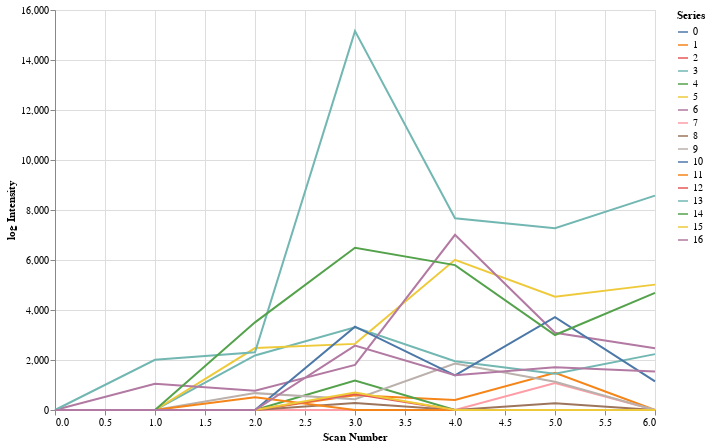

Source (notebook cell):
### Code cell
def get_xic_df(dense):
    xic = dense[0].sum(axis=(1,2))
    df = pd.DataFrame(xic)
    
    df_long = df.reset_index().melt(
        id_vars='index',
        var_name='Scan',
        value_name='Intensity'
    )
    
    df_long = df_long.rename(columns={'index': 'Series'})
    #df_long['Intensity'] = np.sqrt(df_long.Intensity)
    return df_long

# Create the DataFrame
df_xic = get_xic_df(dense)

# Create chart with explicit line grouping
chart = alt.Chart(df_xic).mark_line().encode(
    x=alt.X('Scan:Q', title='Scan Number'),
    y=alt.Y('Intensity:Q', title='log Intensity'),
    color='Series:N',
    detail='Series:N' 
).properties(
    width=600,
    height=400
)
chart

### Figure 1 — Vega-Lite specification as saved in the notebook (floating-point values rounded to 4 significant figures)
{"config": {"view": {"continuousWidth": 400, "continuousHeight": 300}}, "data": {"name": "data-4f0e127606dc7072bb8f41f51e164b9f"}, "mark": "line", "encoding": {"color": {"field": "Series", "type": "nominal"}, "detail": {"field": "Series", "type": "nominal"}, "x": {"field": "Scan", "title": "Scan Number", "type": "quantitative"}, "y": {"field": "Intensity", "title": "log Intensity", "type": "quantitative"}}, "height": 400, "width": 600, "$schema": "https://vega.github.io/schema/vega-lite/v4.17.0.json", "datasets": {"data-4f0e127606dc7072bb8f41f51e164b9f": [{"Series": 0, "Scan": 0, "Intensity": 0.0}, {"Series": 1, "Scan": 0, "Intensity": 0.0}, {"Series": 2, "Scan": 0, "Intensity": 0.0}, {"Series": 3, "Scan": 0, "Intensity": 0.0}, {"Series": 4, "Scan": 0, "Intensity": 0.0}, {"Series": 5, "Scan": 0, "Intensity": 0.0}, {"Series": 6, "Scan": 0, "Intensity": 0.0}, {"Series": 7, "Scan": 0, "Intensity": 0.0}, {"Series": 8, "Scan": 0, "Intensity": 0.0}, {"Series": 9, "Scan": 0, "Intensity": 0.0}, {"Series": 10, "Scan": 0, "Intensity": 0.0}, {"Series": 11, "Scan": 0, "Intensity": 0.0}, {"Series": 12, "Scan": 0, "Intensity": 0.0}, {"Series": 13, "Scan": 0, "Intensity": 0.0}, {"Series": 14, "Scan": 0, "Intensity": 0.0}, {"Series": 15, "Scan": 0, "Intensity": 0.0}, {"Series": 16, "Scan": 0, "Intensity": 0.0}, {"Series": 0, "Scan": 1, "Intensity": 0.0}, {"Series": 1, "Scan": 1, "Intensity": 0.0}, {"Series": 2, "Scan": 1, "Intensity": 0.0}, {"Series": 3, "Scan": 1, "Intensity": 0.0}, {"Series": 4, "Scan": 1, "Intensity": 0.0}, {"Series": 5, "Scan": 1, "Intensity": 0.0}, {"Series": 6, "Scan": 1, "Intensity": 1051.0}, {"Series": 7, "Scan": 1, "Intensity": 0.0}, {"Series": 8, "Scan": 1, "Intensity": 0.0}, {"Series": 9, "Scan": 1, "Intensity": 0.0}, {"Series": 10, "Scan": 1, "Intensity": 0.0}, {"Series": 11, "Scan": 1, "Intensity": 0.0}, {"Series": 12, "Scan": 1, "Intensity": 0.0}, {"Series": 13, "Scan": 1, "Intensity": 2006.0}, {"Series": 14, "Scan": 1, "Intensity": 0.0}, {"Series": 15, "Scan": 1, "Intensity": 0.0}, {"Series": 16, "Scan": 1, "Intensity": 0.0}, {"Series": 0, "Scan": 2, "Intensity": 0.0}, {"Series": 1, "Scan": 2, "Intensity": 0.0}, {"Series": 2, "Scan": 2, "Intensity": 0.0}, {"Series": 3, "Scan": 2, "Intensity": 2183.0}, {"Series": 4, "Scan": 2, "Intensity": 0.0}, {"Series": 5, "Scan": 2, "Intensity": 2479.0}, {"Series": 6, "Scan": 2, "Intensity": 771.3}, {"Series": 7, "Scan": 2, "Intensity": 0.0}, {"Series": 8, "Scan": 2, "Intensity": 0.0}, {"Series": 9, "Scan": 2, "Intensity": 674.8}, {"Series": 10, "Scan": 2, "Intensity": 0.0}, {"Series": 11, "Scan": 2, "Intensity": 506.2}, {"Series": 12, "Scan": 2, "Intensity": 0.0}, {"Series": 13, "Scan": 2, "Intensity": 2306.0}, {"Series": 14, "Scan": 2, "Intensity": 3507.0}, {"Series": 15, "Scan": 2, "Intensity": 0.0}, {"Series": 16, "Scan": 2, "Intensity": 0.0}, {"Series": 0, "Scan": 3, "Intensity": 0.0}, {"Series": 1, "Scan": 3, "Intensity": 594.5}, {"Series": 2, "Scan": 3, "Intensity": 0.0}, {"Series": 3, "Scan": 3, "Intensity": 3306.0}, {"Series": 4, "Scan": 3, "Intensity": 1177.0}, {"Series": 5, "Scan": 3, "Intensity": 2644.0}, {"Series": 6, "Scan": 3, "Intensity": 1805.0}, {"Series": 7, "Scan": 3, "Intensity": 0.0}, {"Series": 8, "Scan": 3, "Intensity": 277.7}, {"Series": 9, "Scan": 3, "Intensity": 432.0}, {"Series": 10, "Scan": 3, "Intensity": 3333.0}, {"Series": 11, "Scan": 3, "Intensity": 0.0}, {"Series": 12, "Scan": 3, "Intensity": 637.9}, {"Series": 13, "Scan": 3, "Intensity": 15150.0}, {"Series": 14, "Scan": 3, "Intensity": 6489.0}, {"Series": 15, "Scan": 3, "Intensity": 702.8}, {"Series": 16, "Scan": 3, "Intensity": 2577.0}, {"Series": 0, "Scan": 4, "Intensity": 0.0}, {"Series": 1, "Scan": 4, "Intensity": 396.5}, {"Series": 2, "Scan": 4, "Intensity": 0.0}, {"Series": 3, "Scan": 4, "Intensity": 1949.0}, {"Series": 4, "Scan": 4, "Intensity": 0.0}, {"Series": 5, "Scan": 4, "Intensity": 6007.0}, {"Series": 6, "Scan": 4, "Intensity": 7008.0}, {"Series": 7, "Scan": 4, "Intensity": 0.0}, {"Series": 8, "Scan": 4, "Intensity": 0.0}, {"Series": 9, "Scan": 4, "Intensity": 1858.0}, {"Series": 10, "Scan": 4, "Intensity": 1387.0}, {"Series": 11, "Scan": 4, "Intensity": 0.0}, {"Series": 12, "Scan": 4, "Intensity": 0.0}, {"Series": 13, "Scan": 4, "Intensity": 7670.0}, {"Series": 14, "Scan": 4, "Intensity": 5796.0}, {"Series": 15, "Scan": 4, "Intensity": 0.0}, {"Series": 16, "Scan": 4, "Intensity": 1390.0}, {"Series": 0, "Scan": 5, "Intensity": 0.0}, {"Series": 1, "Scan": 5, "Intensity": 1492.0}, {"Series": 2, "Scan": 5, "Intensity": 0.0}, {"Series": 3, "Scan": 5, "Intensity": 1448.0}, {"Series": 4, "Scan": 5, "Intensity": 0.0}, {"Series": 5, "Scan": 5, "Intensity": 4528.0}, {"Series": 6, "Scan": 5, "Intensity": 3092.0}, {"Series": 7, "Scan": 5, "Intensity": 1076.0}, {"Series": 8, "Scan": 5, "Intensity": 270.8}, {"Series": 9, "Scan": 5, "Intensity": 1127.0}, {"Series": 10, "Scan": 5, "Intensity": 3715.0}, {"Series": 11, "Scan": 5, "Intensity": 0.0}, {"Series": 12, "Scan": 5, "Intensity": 0.0}, {"Series": 13, "Scan": 5, "Intensity": 7271.0}, {"Series": 14, "Scan": 5, "Intensity": 3000.0}, {"Series": 15, "Scan": 5, "Intensity": 0.0}, {"Series": 16, "Scan": 5, "Intensity": 1711.0}, {"Series": 0, "Scan": 6, "Intensity": 0.0}, {"Series": 1, "Scan": 6, "Intensity": 0.0}, {"Series": 2, "Scan": 6, "Intensity": 0.0}, {"Series": 3, "Scan": 6, "Intensity": 2235.0}, {"Series": 4, "Scan": 6, "Intensity": 0.0}, {"Series": 5, "Scan": 6, "Intensity": 5015.0}, {"Series": 6, "Scan": 6, "Intensity": 2468.0}, {"Series": 7, "Scan": 6, "Intensity": 0.0}, {"Series": 8, "Scan": 6, "Intensity": 0.0}, {"Series": 9, "Scan": 6, "Intensity": 0.0}, {"Series": 10, "Scan": 6, "Intensity": 1144.0}, {"Series": 11, "Scan": 6, "Intensity": 0.0}, {"Series": 12, "Scan": 6, "Intensity": 0.0}, {"Series": 13, "Scan": 6, "Intensity": 8576.0}, {"Series": 14, "Scan": 6, "Intensity": 4687.0}, {"Series": 15, "Scan": 6, "Intensity": 0.0}, {"Series": 16, "Scan": 6, "Intensity": 1540.0}]}}
